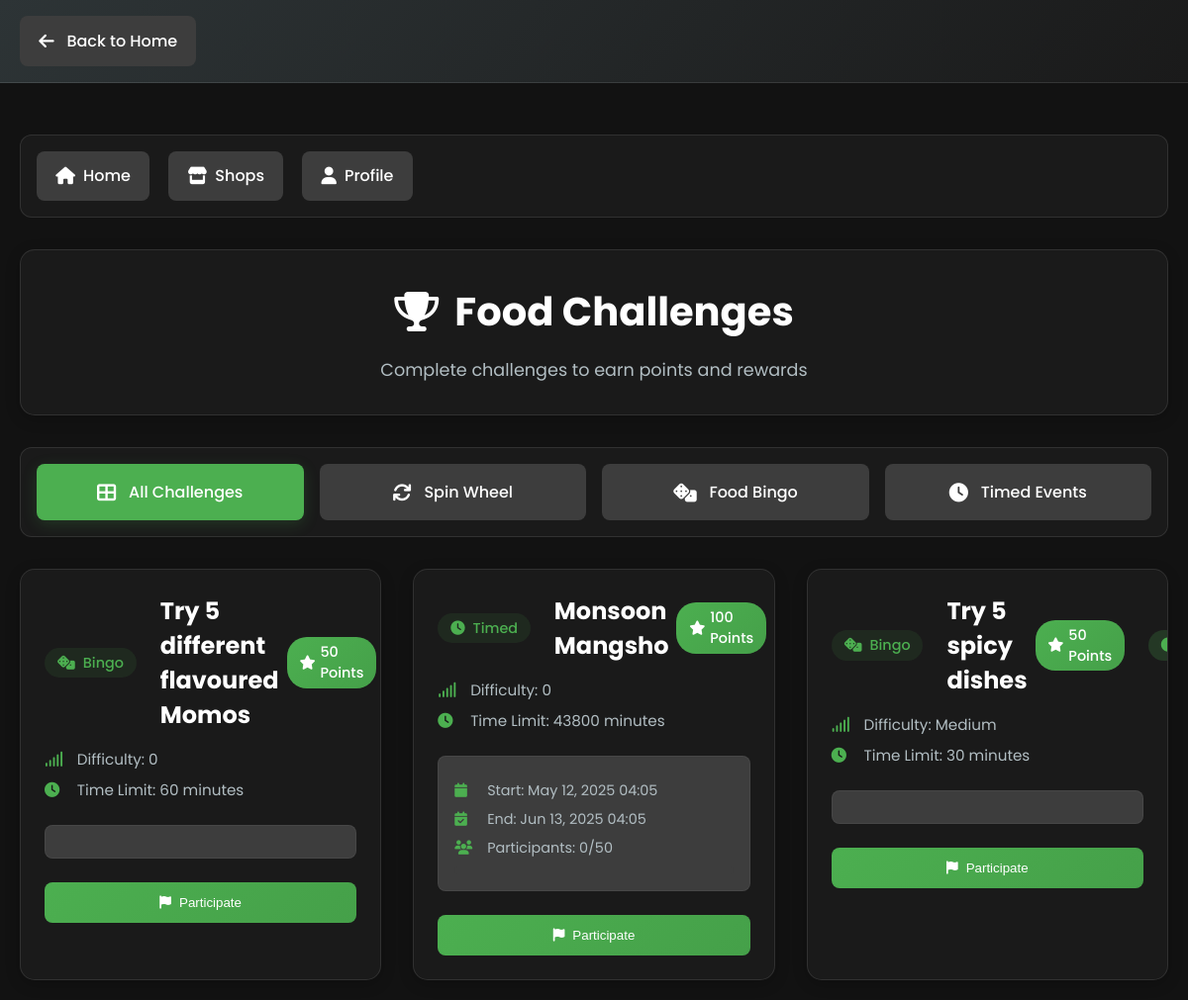
/challenge.php (signed in), run on the app's committed database.
### tables this page shows
CREATE TABLE `challenge` (
  `challenge_id` int(11) NOT NULL,
  `description` text DEFAULT NULL,
  `type` varchar(50) DEFAULT NULL,
  `difficulty_level` varchar(50) DEFAULT NULL,
  `time_limit` int(11) DEFAULT NULL,
  `reward_pts` int(11) DEFAULT NULL,
  `is_active` tinyint(1) DEFAULT NULL
);

CREATE TABLE `timed_event_challenge` (
  `challenge_id` int(11) NOT NULL,
  `start_time` datetime DEFAULT NULL,
  `end_time` datetime DEFAULT NULL,
  `max_participants` int(11) DEFAULT NULL
);

### challenge.php (the view, shortened to what this page needs)
<?php
include 'db.php';
$current_section = $_GET['section'] ?? 'all';
$query = "SELECT c.*,
          CASE
              WHEN EXISTS (SELECT 1 FROM completes WHERE challenge_id = c.challenge_id AND user_id = ?)
              THEN 'completed'
              ELSE 'active'
          END as status,
          sc.max_tries,
          tec.start_time,
          tec.end_time,
          tec.max_participants,
          (SELECT COUNT(*) FROM completes WHERE challenge_id = c.challenge_id) as current_participants
          FROM challenge c
          LEFT JOIN spin_challenge sc ON c.challenge_id = sc.challenge_id
          LEFT JOIN timed_event_challenge tec ON c.challenge_id = tec.challenge_id
          WHERE c.is_active = 1";
$query .= " ORDER BY c.challenge_id DESC";
$stmt = $conn->prepare($query);
$stmt->bind_param("i", $_SESSION['user_id']);
$stmt->execute();
$challenges = $stmt->get_result();
?>
<!DOCTYPE html>
<html lang="en">
<head>
  <link rel="stylesheet" href="https://cdnjs.cloudflare.com/ajax/libs/font-awesome/6.4.0/css/all.min.css">
</head>
<body>
    <div class="go-back-bar">
        <div class="go-back-container">
            <a href="home.php" class="go-back-link">
                <i class="fas fa-arrow-left"></i>
                Back to Home
            </a>
        </div>
    </div>
    <div class="container">
        <div class="nav-links">
            <a href="home.php" class="nav-link">
                <i class="fas fa-home"></i> Home
            </a>
            <a href="vendor_shops.php" class="nav-link">
                <i class="fas fa-store"></i> Shops
            </a>
            <a href="profile.php" class="nav-link">
                <i class="fas fa-user"></i> Profile
            </a>
        </div>
        <div class="page-header">
            <h1><i class="fas fa-trophy"></i> Food Challenges</h1>
            <p>Complete challenges to earn points and rewards</p>
        </div>
        <div class="challenge-nav">
            <a href="?section=all" class="challenge-nav-link <?= isset(
                $current_section) && $current_section === 'all' ? 'active' : '' ?>">
                <i class="fas fa-th-large"></i> All Challenges
            </a>
            <a href="spin_wheel.php" class="challenge-nav-link">
                <i class="fas fa-sync"></i> Spin Wheel
            </a>
            <a href="?section=bingo" class="challenge-nav-link <?= isset(
                $current_section) && $current_section === 'bingo' ? 'active' : '' ?>">
                <i class="fas fa-dice"></i> Food Bingo
            </a>
            <a href="?section=timed" class="challenge-nav-link <?= isset(
                $current_section) && $current_section === 'timed' ? 'active' : '' ?>">
                <i class="fas fa-clock"></i> Timed Events
            </a>
        </div>
        <div class="challenges-grid">
            <?php if ($challenges->num_rows > 0): ?>
                <?php while ($challenge = $challenges->fetch_assoc()): ?>
                    <div class="challenge-card">
                        <div class="challenge-content">
                            <h2 class="challenge-title">
                                <span class="challenge-type-badge">
                                    <i class="fas fa-<?= $challenge['type'] === 'Spin' ? 'sync' : ($challenge['type'] === 'Timed' ? 'clock' : 'dice') ?>"></i>
                                    <?= htmlspecialchars($challenge['type']) ?>
                                </span>
                                <?= htmlspecialchars($challenge['description']) ?>
                                <span class="points-badge">
                                    <i class="fas fa-star"></i>
                                    <?= htmlspecialchars($challenge['reward_pts']) ?> Points
                                </span>
                                <?php if ($challenge['status'] === 'active'): ?>
                                    <span class="challenge-status status-active">
                                        <i class="fas fa-clock"></i> Active
                                    </span>
                                <?php elseif ($challenge['status'] === 'completed'): ?>
                                    <span class="challenge-status status-completed">
                                        <i class="fas fa-check"></i> Completed
                                    </span>
                                <?php endif; ?>
                            </h2>
                            <div class="challenge-info">
                                <p><i class="fas fa-signal"></i> Difficulty: <?= htmlspecialchars($challenge['difficulty_level']) ?></p>
                                <p><i class="fas fa-clock"></i> Time Limit: <?= htmlspecialchars($challenge['time_limit']) ?> minutes</p>
                            </div>
                            <div class="challenge-details">
                                <?php if ($challenge['type'] === 'Spin'): ?>
                                    <p><i class="fas fa-redo"></i> Max Tries: <?= htmlspecialchars($challenge['max_tries']) ?></p>
                                <?php elseif ($challenge['type'] === 'Timed'): ?>
                                    <p><i class="fas fa-calendar"></i> Start: <?= date('M d, Y H:i', strtotime($challenge['start_time'])) ?></p>
                                    <p><i class="fas fa-calendar-check"></i> End: <?= date('M d, Y H:i', strtotime($challenge['end_time'])) ?></p>
                                    <p><i class="fas fa-users"></i> Participants: <?= htmlspecialchars($challenge['current_participants']) ?>/<?= htmlspecialchars($challenge['max_participants']) ?></p>
                                    <div class="progress-bar">
                                    </div>
                                <?php endif; ?>
                            </div>
                            <button class="participate-btn"
                                    data-challenge-id="<?= htmlspecialchars($challenge['challenge_id']) ?>"
                                    data-challenge-type="<?= htmlspecialchars($challenge['type']) ?>"
                                    <?= $challenge['status'] === 'completed' ? 'disabled' : '' ?>>
                                <i class="fas fa-flag"></i>
                                <?= $challenge['status'] === 'completed' ? 'Completed' : 'Participate' ?>
                            </button>
                        </div>
                    </div>
                <?php endwhile; ?>
            <?php endif; ?>
        </div>
  </div>
</body>
</html>

### data on the page
challenge: type "Bingo", description "Try 5 different flavoured Momos", reward_pts "50", difficulty_level "0", time_limit "60"
timed_event_challenge: challenge_id.type "Timed", challenge_id.description "Monsoon Mangsho", challenge_id.reward_pts "100", challenge_id.difficulty_level "0", challenge_id.time_limit "43800", start_time "May 12, 2025 04:05", end_time "Jun 13, 2025 04:05", current_participants "0", max_participants "50"
challenge: type "Bingo", description "Try 5 spicy dishes", reward_pts "50", difficulty_level "Medium", time_limit "30"
